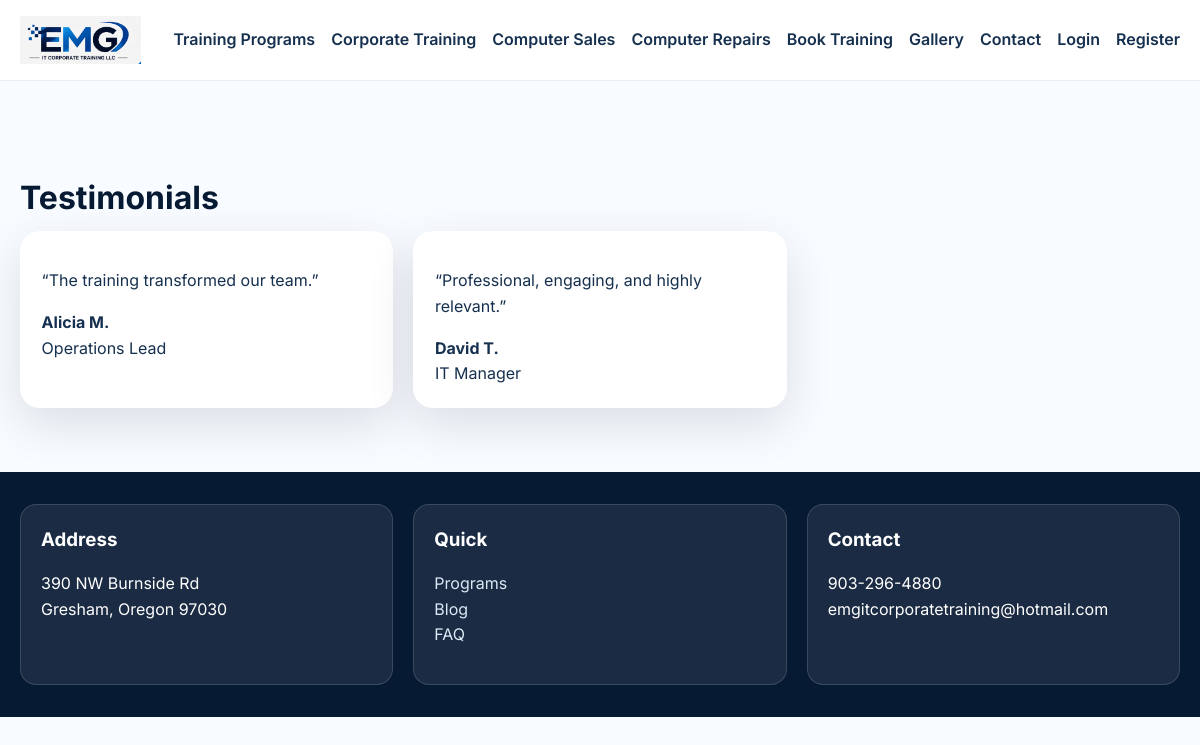
Screenshot of /testimonials with the database file from the repository.
### models.py (models this page shows)
class Testimonial(db.Model):
    id = db.Column(db.Integer, primary_key=True)
    author = db.Column(db.String(120), nullable=False)
    role = db.Column(db.String(120), default='')
    content = db.Column(db.Text, nullable=False)
    published = db.Column(db.Boolean, default=True)

### app.py (the view)
@app.route('/testimonials')
def testimonials():
    items = Testimonial.query.filter_by(published=True).all()
    return render_template('testimonials.html', items=items)

### templates/testimonials.html (shortened to what this page needs)
{% extends 'base.html' %}
{% block content %}
<section class="section">
  <div class="container">
    <h1 class="section-title">Testimonials</h1>
    <div class="grid cards-3">
      {% for item in items %}
      <div class="card">
        <p>“{{ item.content }}”</p>
        <strong>{{ item.author }}</strong>
        <div>{{ item.role }}</div>
      </div>
      {% endfor %}
    </div>
  </div>
</section>
{% endblock %}

### static/css/styles.css (style rules this page uses)
:root { --navy: #071a33; --blue: #1f5eff; --sky: #5bb8ff; --white: #f8fbff; --gray: #f2f6fb; --text: #16304f; --muted: #61748d; --shadow: 0 16px 48px rgba(7, 26, 51, 0.12); }
* { box-sizing: border-box; }
body { margin: 0; font-family: 'Inter', sans-serif; background: var(--white); color: var(--text); line-height: 1.6; }
.container { width: min(1160px, calc(100% - 2rem)); margin: 0 auto; }
.section { padding: 4rem 0; }
.section-title { font-size: 2rem; margin-bottom: .5rem; color: var(--navy); }
.grid { display: grid; gap: 1.25rem; }
.cards-3 { grid-template-columns: repeat(3, minmax(0,1fr)); }
.card { background: white; border-radius: 1.25rem; padding: 1.35rem; box-shadow: var(--shadow); }

### rows the page displays
Testimonial: content "The training transformed our team.", author "Alicia M.", role "Operations Lead"
Testimonial: content "Professional, engaging, and highly relevant.", author "David T.", role "IT Manager"
